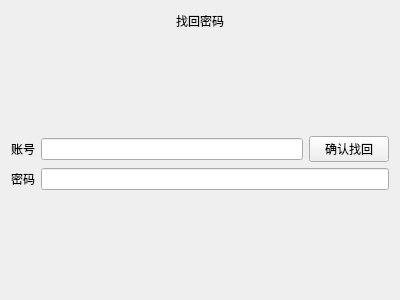
<?xml version="1.0" encoding="UTF-8"?>
<ui version="4.0">
 <class>FindPassword</class>
 <widget class="QWidget" name="FindPassword">
  <property name="geometry">
   <rect>
    <x>0</x>
    <y>0</y>
    <width>400</width>
    <height>300</height>
   </rect>
  </property>
  <property name="windowTitle">
   <string>Form</string>
  </property>
  <layout class="QVBoxLayout" name="verticalLayout_2">
   <item>
    <layout class="QVBoxLayout" name="verticalLayout">
     <item>
      <layout class="QHBoxLayout" name="horizontalLayout">
       <item>
        <spacer name="horizontalSpacer">
         <property name="orientation">
          <enum>Qt::Horizontal</enum>
         </property>
         <property name="sizeHint" stdset="0">
          <size>
           <width>40</width>
           <height>20</height>
          </size>
         </property>
        </spacer>
       </item>
       <item>
        <widget class="QLabel" name="head_label">
         <property name="text">
          <string>找回密码</string>
         </property>
        </widget>
       </item>
       <item>
        <spacer name="horizontalSpacer_2">
         <property name="orientation">
          <enum>Qt::Horizontal</enum>
         </property>
         <property name="sizeHint" stdset="0">
          <size>
           <width>40</width>
           <height>20</height>
          </size>
         </property>
        </spacer>
       </item>
      </layout>
     </item>
     <item>
      <spacer name="verticalSpacer">
       <property name="orientation">
        <enum>Qt::Vertical</enum>
       </property>
       <property name="sizeHint" stdset="0">
        <size>
         <width>20</width>
         <height>40</height>
        </size>
       </property>
      </spacer>
     </item>
     <item>
      <layout class="QHBoxLayout" name="horizontalLayout_2">
       <item>
        <widget class="QLabel" name="account_label">
         <property name="text">
          <string>账号</string>
         </property>
        </widget>
       </item>
       <item>
        <widget class="QLineEdit" name="account_line"/>
       </item>
       <item>
        <widget class="QPushButton" name="commit">
         <property name="text">
          <string>确认找回</string>
         </property>
        </widget>
       </item>
      </layout>
     </item>
     <item>
      <layout class="QHBoxLayout" name="horizontalLayout_3">
       <item>
        <widget class="QLabel" name="password_label">
         <property name="text">
          <string>密码</string>
         </property>
        </widget>
       </item>
       <item>
        <widget class="QLineEdit" name="password_line"/>
       </item>
      </layout>
     </item>
     <item>
      <spacer name="verticalSpacer_2">
       <property name="orientation">
        <enum>Qt::Vertical</enum>
       </property>
       <property name="sizeHint" stdset="0">
        <size>
         <width>20</width>
         <height>40</height>
        </size>
       </property>
      </spacer>
     </item>
    </layout>
   </item>
  </layout>
 </widget>
 <resources/>
 <connections/>
</ui>
